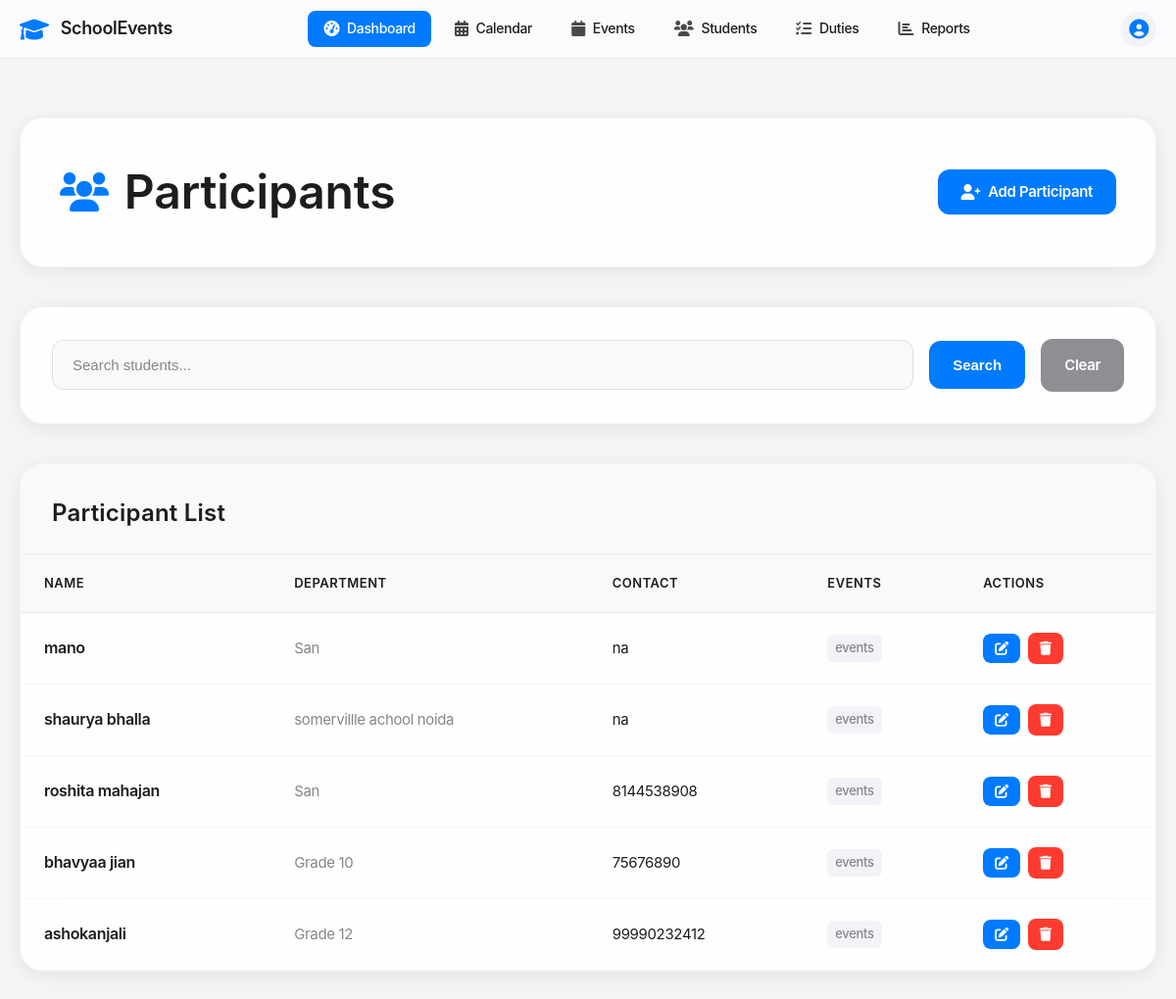
Page /participants on the earlier database version.
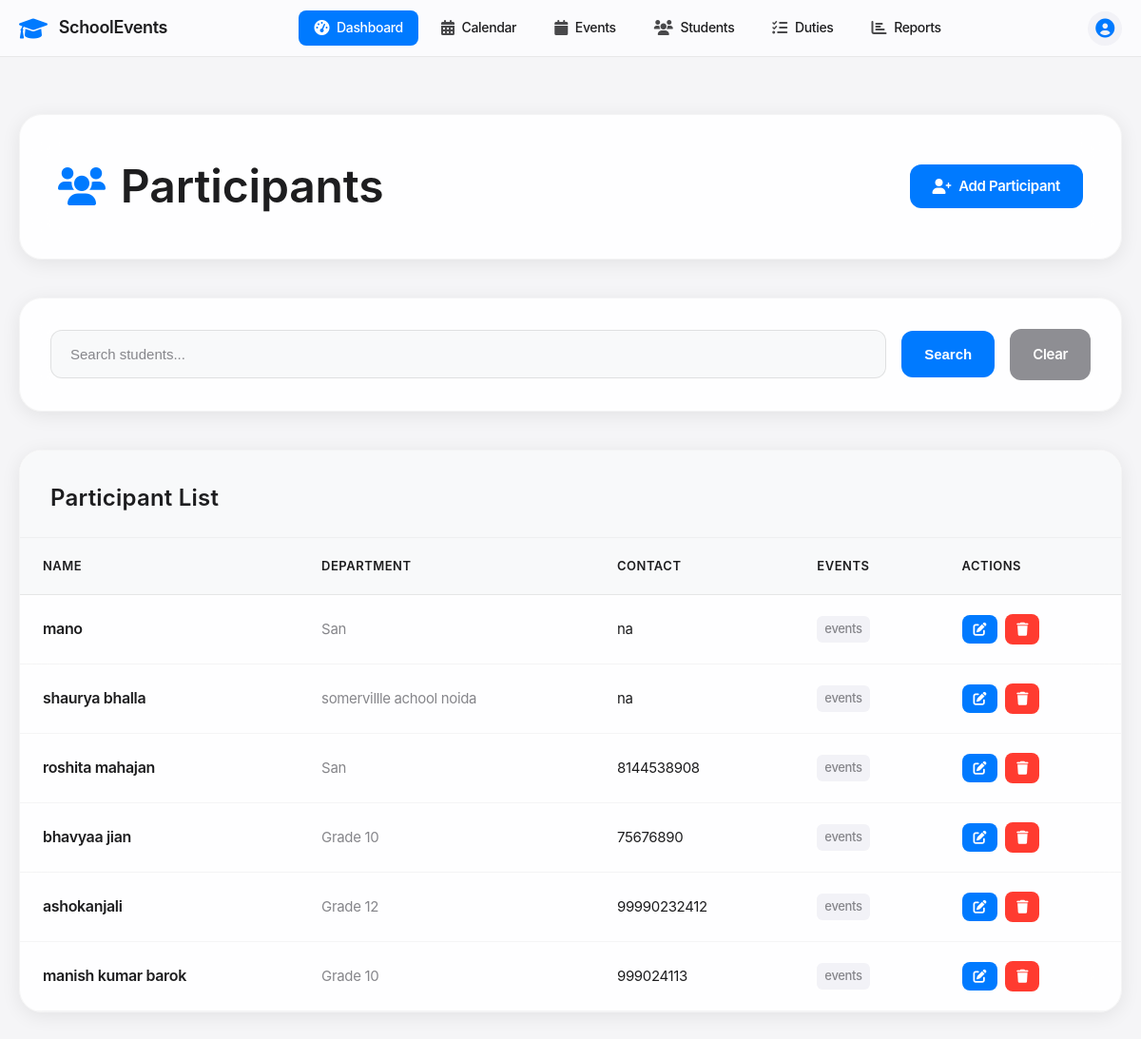
Same page on the later database version.
### tables this page shows
CREATE TABLE participants (
            id INTEGER PRIMARY KEY AUTOINCREMENT,
            name TEXT NOT NULL,
            type TEXT NOT NULL CHECK (type IN ('student', 'teacher')),
            class_dept TEXT NOT NULL,
            contact TEXT,
            emergency_contact TEXT,
            created_at TIMESTAMP DEFAULT CURRENT_TIMESTAMP
        );

### app.py (the view)
@app.route('/participants')
def participants():
    conn = get_db_connection()
    search = request.args.get('search', '')
    query = 'SELECT * FROM participants WHERE type = "student"'
    params = []
    if search:
        query += ' AND (name LIKE ? OR class_dept LIKE ?)'
        params.extend([f'%{search}%', f'%{search}%'])
    participants = conn.execute(query, params).fetchall()
    conn.close()
    return render_template('participants.html', participants=participants, search=search)

### app.py (called while the page is built)
def get_db_connection():
    conn = sqlite3.connect('events.db')
    conn.row_factory = sqlite3.Row
    return conn

### templates/participants.html (shortened to what the changed rows need)
<!DOCTYPE html>
<html lang="en">
<head>
    <link href="https://cdnjs.cloudflare.com/ajax/libs/font-awesome/6.0.0/css/all.min.css" rel="stylesheet">
</head>
<body>
    <div class="main-content">
        <div class="container">
            <div class="page-header fade-in">
                <h1 class="page-title">
                    <i class="fas fa-users"></i>
                    Participants
                </h1>
            </div>
            <div class="participants-card fade-in">
                <div class="card-header">
                    <h2 class="card-title">Participant List</h2>
                </div>
                <div class="card-body">
                    {% if participants %}
                        <div class="table-container">
                            <table class="participants-table">
                                <thead>
                                    <tr>
                                        <th>Name</th>
                                        <th>Department</th>
                                        <th>Contact</th>
                                        <th>Events</th>
                                        <th>Actions</th>
                                    </tr>
                                </thead>
                                <tbody>
                                    {% for participant in participants %}
                                        <tr>
                                            <td>
                                                <div class="participant-name">{{ participant.name }}</div>
                                            </td>
                                            <td>
                                                <div class="participant-department">{{ participant.class_dept }}</div>
                                            </td>
                                            <td>
                                                <div class="participant-contact">{{ participant.contact }}</div>
                                            </td>
                                            <td>
                                                <span class="events-count">{{ participant.events_count }} events</span>
                                            </td>
                                            <td>
                                                <div class="action-group">
                                                    <a href="{{ url_for('edit_participant', id=participant.id) }}"
                                                       class="edit-btn"
                                                       title="Edit Participant">
                                                        <i class="fas fa-edit"></i>
                                                    </a>
                                                    <form method="POST"
                                                          action="{{ url_for('delete_participant', id=participant.id) }}"
                                                          class="delete-form">
                                                        <button type="submit"
                                                                class="delete-btn"
                                                                title="Delete Participant"
                                                                onclick="return confirm('Are you sure you want to delete this participant?')">
                                                            <i class="fas fa-trash"></i>
                                                        </button>
                                                    </form>
                                                </div>
                                            </td>
                                        </tr>
                                    {% endfor %}
                                </tbody>
                            </table>
                        </div>
                    {% else %}
                        <div class="empty-state">
                            <i class="fas fa-users"></i>
                            <p>No participants found.</p>
                        </div>
                    {% endif %}
                </div>
            </div>
        </div>
    </div>
</body>
</html>

Differences in the rows shown:
added participants: name "manish kumar barok", class_dept "Grade 10", contact "999024113"
